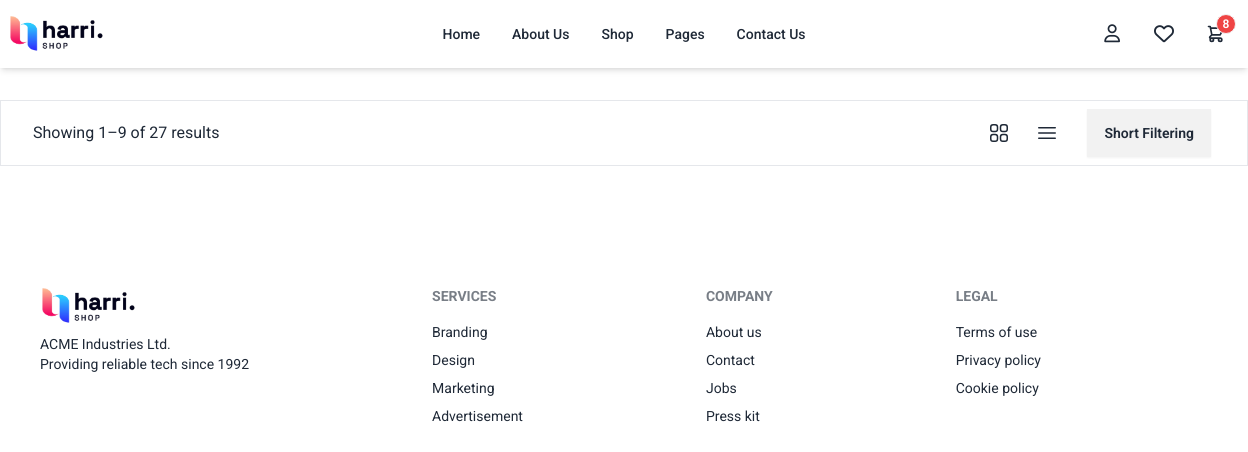
/all-products/, run on an earlier commit of the app's database.
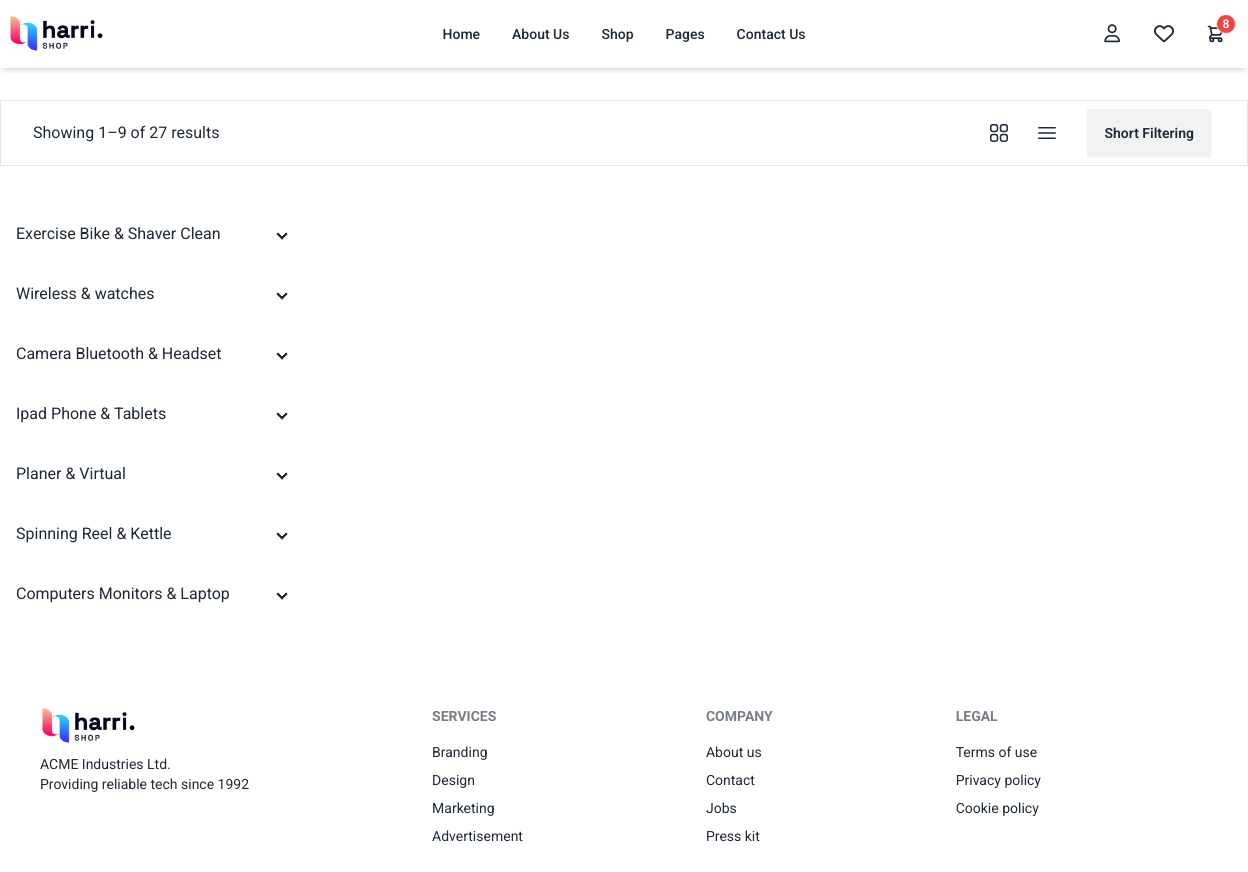
And on a later commit of the database.
### ProductCategory/models.py (models this page shows, shortened)
class Category(models.Model):
    category_name = models.CharField(max_length=100, unique=True)
    image_path = models.ImageField(upload_to="category_img") # MEDIA_ROOT/category_img
    created_at = models.DateTimeField(auto_now_add=True)
    updated_at = models.DateTimeField(auto_now=True)

### Products/views.py (the view)
# urls.py: path("all-products/", all_products, name="all_products"),
def all_products(request, subcategory_name=None):
    categories = Category.objects.all()
    dict = {
        "title": "All Products",
        "categories": categories
    }
    if subcategory_name:
        sub_category = SubCategory.objects.get(subcategory_name = subcategory_name)
        products = sub_category.product_set.all()
        dict.update({"products": products, "sub_category": sub_category})
    return render(request, "Products/all_products.html", context=dict)

### Products/templates/Products/all_products.html (shortened to what this page needs)
{% extends "layouts/main_layout.html" %}
{% block content %}
<section class="max-w-screen-xl mx-auto">
    <div class="mt-[100px] flex justify-between items-center border px-8 py-1">
        Showing 1–9 of 27 results
        <div class="flex items-center gap-6">
          <svg xmlns="http://www.w3.org/2000/svg" fill="none" viewBox="0 0 24 24" stroke-width="1.5" stroke="currentColor" class="size-6">
              <path stroke-linecap="round" stroke-linejoin="round" d="M3.75 6.75h16.5M3.75 12h16.5m-16.5 5.25h16.5" />
            </svg>
            <div class="dropdown">
                <div tabindex="0" role="button" class="btn m-1 rounded-none">Short Filtering</div>
              </div>
        </div>
    </div>
    <div class="flex my-[40px]">
        <div class="min-w-[306px]">
            {% for category in categories %}
            <div class="collapse collapse-arrow">
                <div class="collapse-title cursor-pointer {% if sub_category.category.category_name == category.category_name %}text-[#F90369]{% endif %}">{{category.category_name}}</div>
            </div>
            {% endfor %}
        </div>
        <div class="grow grid grid-cols-3 px-5">
        </div>
    </div>
</section>
{% endblock content %}

What changed in the data, as far as the page shows it:
added Category: category_name "Exercise Bike & Shaver Clean"
added Category: category_name "Wireless & watches"
added Category: category_name "Camera Bluetooth & Headset"
added Category: category_name "Ipad Phone & Tablets"
added Category: category_name "Planer & Virtual"
added Category: category_name "Spinning Reel & Kettle"
added Category: category_name "Computers Monitors & Laptop"
